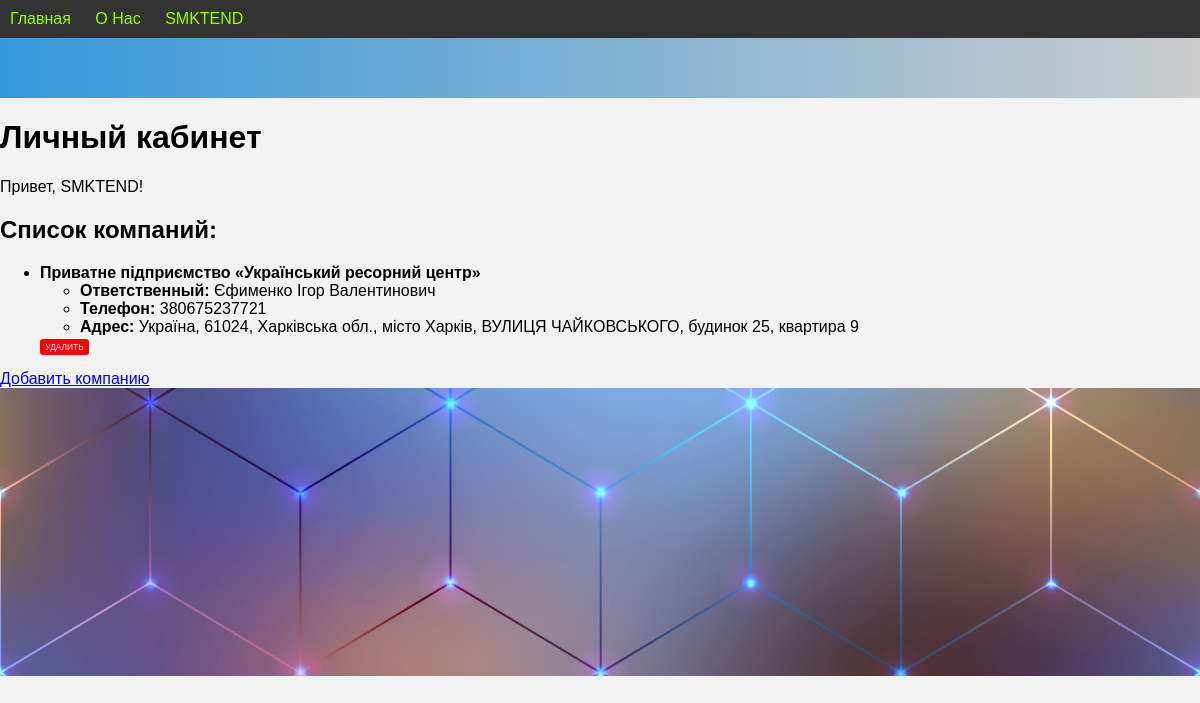
The page /profile/ (signed in) on the database as committed earlier.
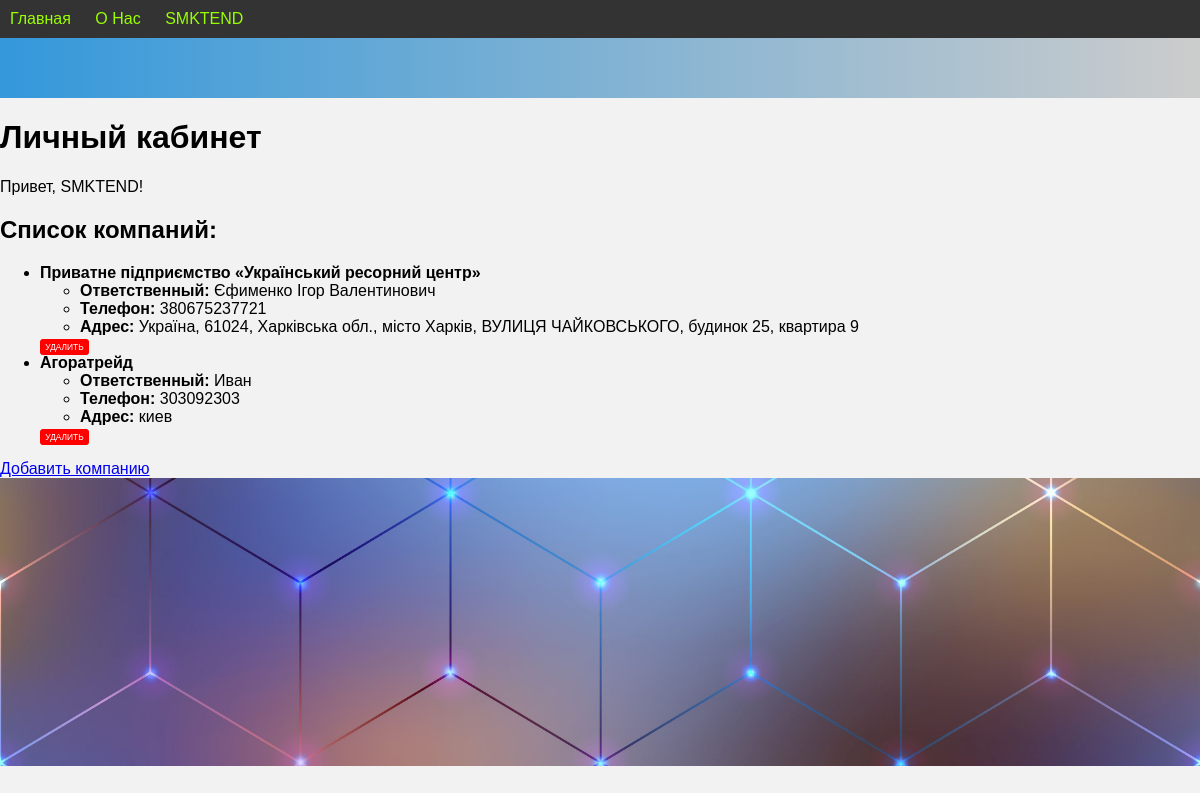
The same page on the database as committed later.
### main/models.py (models this page shows, shortened)
class Company(models.Model):
    objects = None
    user = models.ForeignKey(User, on_delete=models.CASCADE)
    name = models.CharField(max_length=100)
    EDR = models.CharField(max_length=50)
    phone_number = models.CharField(max_length=15, default='')
    address = models.CharField(max_length=255, default='')
    responsible_person = models.CharField(max_length=100, default='')

### main/views.py (the view)
# urls.py: path('profile/', views.profile_view, name='profile'),
@login_required
def profile_view(request):
    user = request.user
    companies = Company.objects.filter(user=user)
    context = {
        'user': user,
        'companies': companies,
    }
    return render(request, 'main/profile.html', context)

### main/templates/main/profile.html (shortened to what this page needs)
{% extends 'main/layout.html' %}
{% block content %}
<h1>Личный кабинет</h1>
<p>Привет, {{ user.username }}!</p>
{% if companies %}
  <h2>Список компаний:</h2>
  <ul>
    {% for company in companies %}
      <li>
        <strong>{{ company.name }}</strong>
        <ul>
          <li><strong>Ответственный:</strong> {{ company.responsible_person }}</li>
          <li><strong>Телефон:</strong> {{ company.phone_number }}</li>
          <li><strong>Адрес:</strong> {{ company.address }}</li>
        </ul>
        <a href="{% url 'delete_company' company.id %}" class="delete-btn btn btn-danger">УДАЛИТЬ</a>
      </li>
    {% endfor %}
  </ul>
{% else %}
  <p>У вас нет зарегистрированных компаний.</p>
{% endif %}
<a href="{% url 'create_company' %}" class="btn btn-primary">Добавить компанию</a>
{% endblock %}

### main/templates/main/layout.html (shortened to what this page needs)
{% load static %}
<!DOCTYPE html>
<html lang="en">
<head>
    <link rel="stylesheet" href="{% static 'css/styles.css' %}">
</head>
<body>
<div class="menu-container">
    <div class="menu">
        <ul>
            <li><a href="{% url 'index' %}">Главная</a></li>
            <li><a href="{% url 'about_us' %}">О Нас</a></li>
            {% if user.is_authenticated %}
                <li class="dropdown" id="login-btn">
                    <span class="dropdown-trigger">{{ user.username }}</span>
                </li>
            {% else %}
                <li><a href="{% url 'login' %}">Войти</a></li>
            {% endif %}
        </ul>
    </div>
</div>
    <div class="content">
        {% block content %}
        {% endblock %}
    </div>
    <div class="bottom-image-container text-center">
        <img src="{% static 'images/bottom_image.jpg' %}" alt="Bottom Image" class="bottom-image">
    </div>
</body>
</html>

### static/css/styles.css (style rules this page uses)
body { font-family: 'Arial', sans-serif; background-color: #f2f2f2; margin: 0; padding: 0; }
.menu { background-color: #333; color: rgb(153, 255, 0); padding: 10px; }
.menu ul { list-style-type: none; margin: 0; padding: 0; }
.menu ul li { display: inline; margin-right: 20px; }
.menu ul li a { color: rgb(153, 255, 0); text-decoration: none; }
.dropdown { position: relative; display: inline-block; }
.menu-container::after { content: ''; display: block; height: 60px; width: 100%; background: linear-gradient(to right, #3498db, #ccc); }
.bottom-image { max-width: 100%; height: auto; margin: 0 auto; }
.delete-btn { background-color: red; color: white; border: 0.7px solid red; border-radius: 3.5px; padding: 2.1px 4.2px; text-decoration: none; transition: background-color 0.3s, color 0.3s; font-size: 8.4px; }

Rows that differ between the two databases and show on the page:
added Company: name "Агоратрейд", responsible_person "Иван", phone_number "303092303", address "киев"
